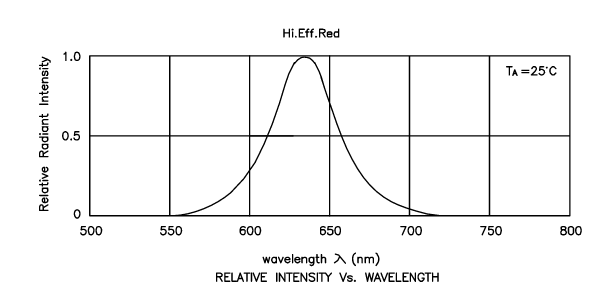
%> input picture lab1/bilde1.png, 616 x 300 px; its folder holds only this picture in this run
$ octave History_Lab1.m   (GNU Octave 9; MATLAB toolbox functions it lacks are replaced by stand-ins)
%> lines starting %> are read from the running program, lines starting %| are printed output that depends on the picture
%-- 02/04/2020 02:30:09 PM --%
diary lab1.m
%% Mērījumu datu apstrāde
format compact
Vm = [-1 0.3 1.5 2.5 3.2] % Vairāki sprieguma mērījumi
Im = [1.1 2.2 2.1 3.2 4.7]*1e-3;
plot(Vm, Im, "o-")
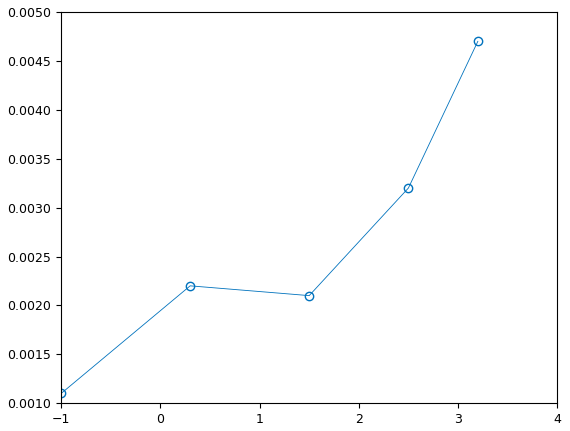
%> figure redrawn from the program's plot data
% aprakstīsim tos datus ar 2. kārtas polinomju
% y = C1*x^2+C2*x+C3
% to koeficientus atradīs funkcija polyfit - polynomial fitting
% sintakse
% C = polyfit(x,y,N), kur N - polinoma kārta
C = polyfit(Vm,Im,2)
% y = 0.0002*x^2+0.0004*x+0.0015
% soformēsim vektoru "x" ar sīkāku soli
V = -1:0.01:3.2;
% aprēķināsim "y"
I = C(1)*V.^2+C(2)*V+C(3); % C(1) vektora "C" pirmais elements
plot(Vm,Im,"o",V,I)
%> figure, not shown here; curve peaks at x = 3.2, y = 0.00443
% atkārtosim to pašu priekš 3. kārtas polinoma
C = polyfit(Vm,Im,3)
I = C(1)*V.^3+C(2)*V.^2+C(3)*V+C(4);
plot(Vm,Im,"o",V,I)
%> figure, not shown here; curve peaks at x = 3.2, y = 0.00474
% vēl reiz atkārtosim
C = polyfit(Vm,Im,3);
% lai nerakstītu šo : I = C(1)*V.^3+C(2)*V.^2+C(3)*V+C(4);
% izmantosim f-ju polyval - polynomial value
% sintakse
% y = polyval(C,x)
I = polyval(C,V);
plot(Vm,Im,"o",V,I)
% atkārtot 4. kārtai
C = polyfit(Vm,Im,4);
I = polyval(C,V);
plot(Vm,Im,"o",V,I)
%> figure, not shown here; curve peaks at x = 3.2, y = 0.0047
% atkārtot 1. kārtai
C = polyfit(Vm,Im,1);
I = polyval(C,V);
plot(Vm,Im,"o",V,I)
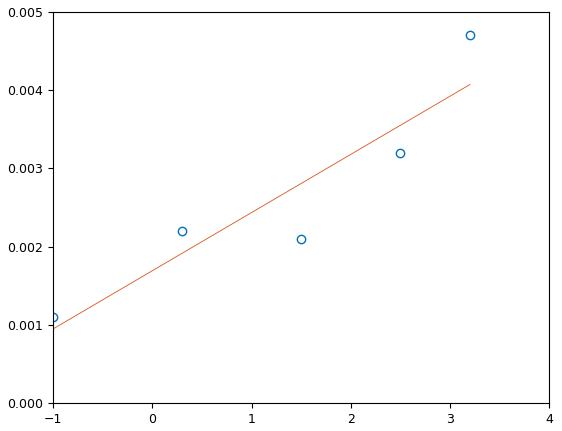
%> figure redrawn from the program's plot data; curve peaks at x = 3.2, y = 0.00407
%% Mērījumu sērijas
Vm = [-1 0.3 1.5 2.5 3.2]; % Vairāki sprieguma mērījumi
Im = [1.1 2.2 2.1 3.2 4.7
0.9 1.8 2.6 3.3 4.5
1.0 2.0 2.4 3.4 4.3
0.8 1.9 2.5 3.5 4.6
0.9 2.0 2.3 3.1 4.4];
figure
plot(Vm,Im,"o-")
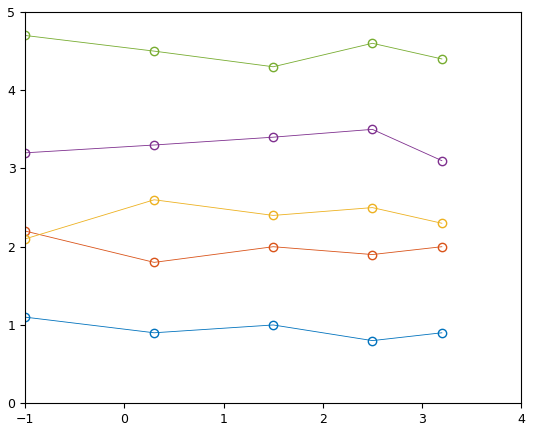
%> figure redrawn from the program's plot data
plot(Vm,Im',"o-")
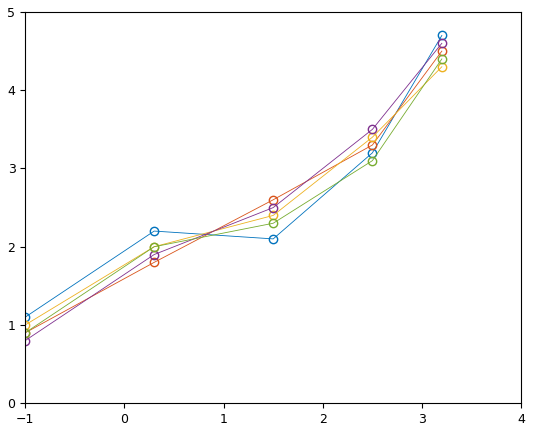
%> figure redrawn from the program's plot data
%% vidējās vērtības atrašana
sum([1 2 3 4 5])
sum([1 2; 3 4])
% summē matricu pa kolonnām!
Ivid = mean(Im); % Rezultāts būs tas pats
Ivid = sum(Im)/5
Ivid = mean(Im)
%%
% vidējais vērtībai pielaikosim polinomam
C = polyfit(Vm,Ivid,4);
V = -1:0.01:3.2;
I = polyval(C,V);
% uzzīmēt 3 grafikus vienās asīs
% Vm, Im ar 'o'
% Vm, Ivid ar '*'
% V, I ar '-'
plot(Vm, Im', 'o', Vm, Ivid, '*', V, I, '-')
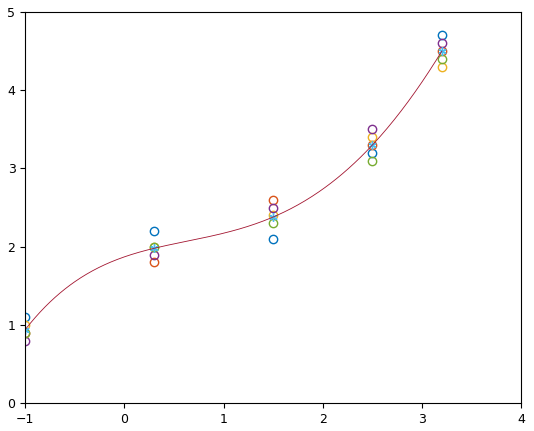
%> figure redrawn from the program's plot data; curve peaks at x = 3.2, y = 4.5
%%
% aprēķināsim standartnovirzi
Istd = std(Im)
errorbar(Vm,Ivid,Istd)
%> figure, not shown here; highest point at x = 3.2, y = 4.66
% mēģināsim tikt vaļā no lauztās līnijas
errorbar(Vm,Ivid,Istd, ".")
hold on
plot(V,I)
%> figure, not shown here; highest point at x = 3.2, y = 4.66; curve peaks at x = 3.2, y = 4.5
hold off
%% Datu iegūšana no skenētās bildes
A = imread('bilde1.png');
%> A is the input picture: size 300x616x3 uint8; min 0, max 255, mean 245.6
%> (the run ends here)
